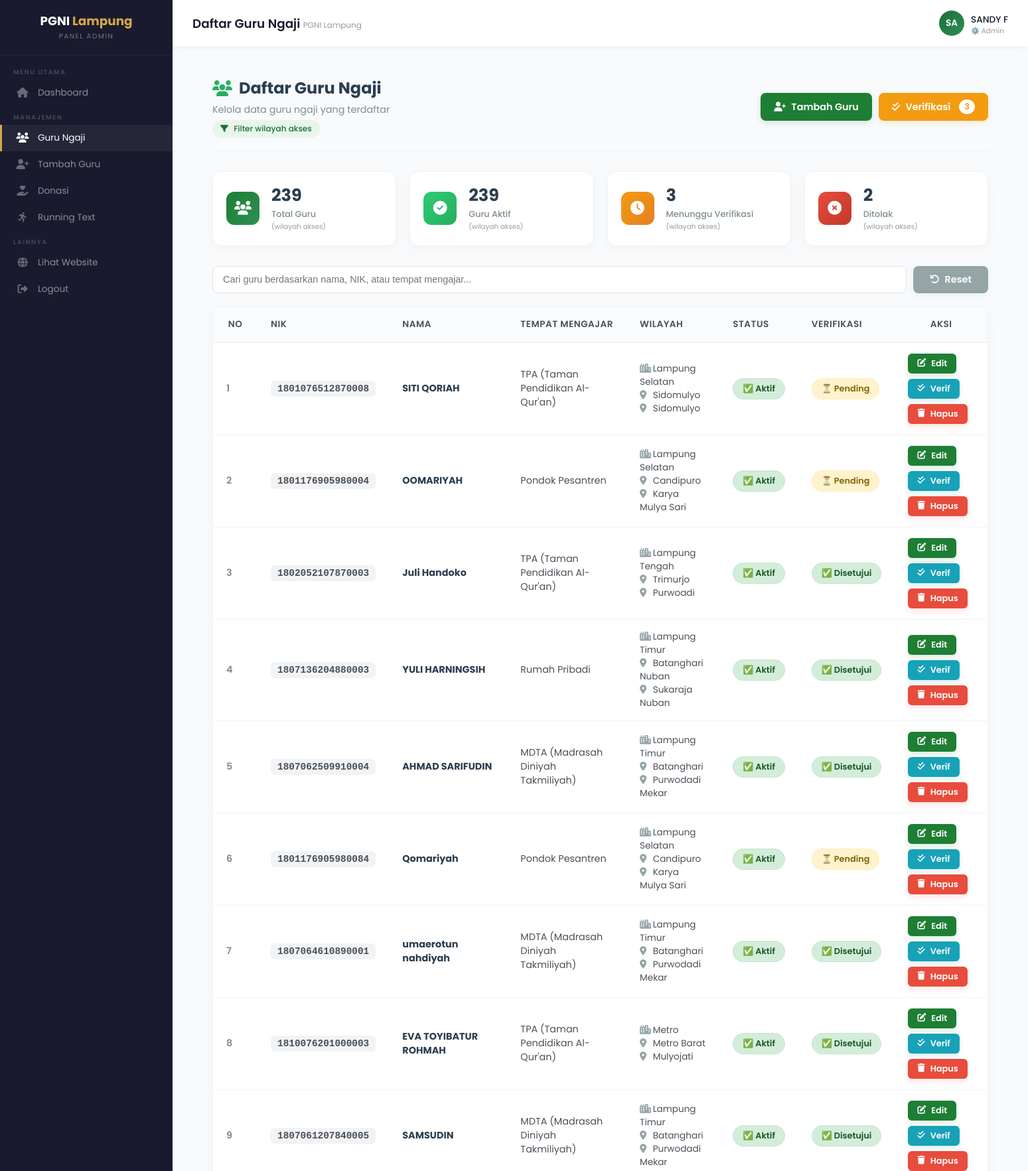
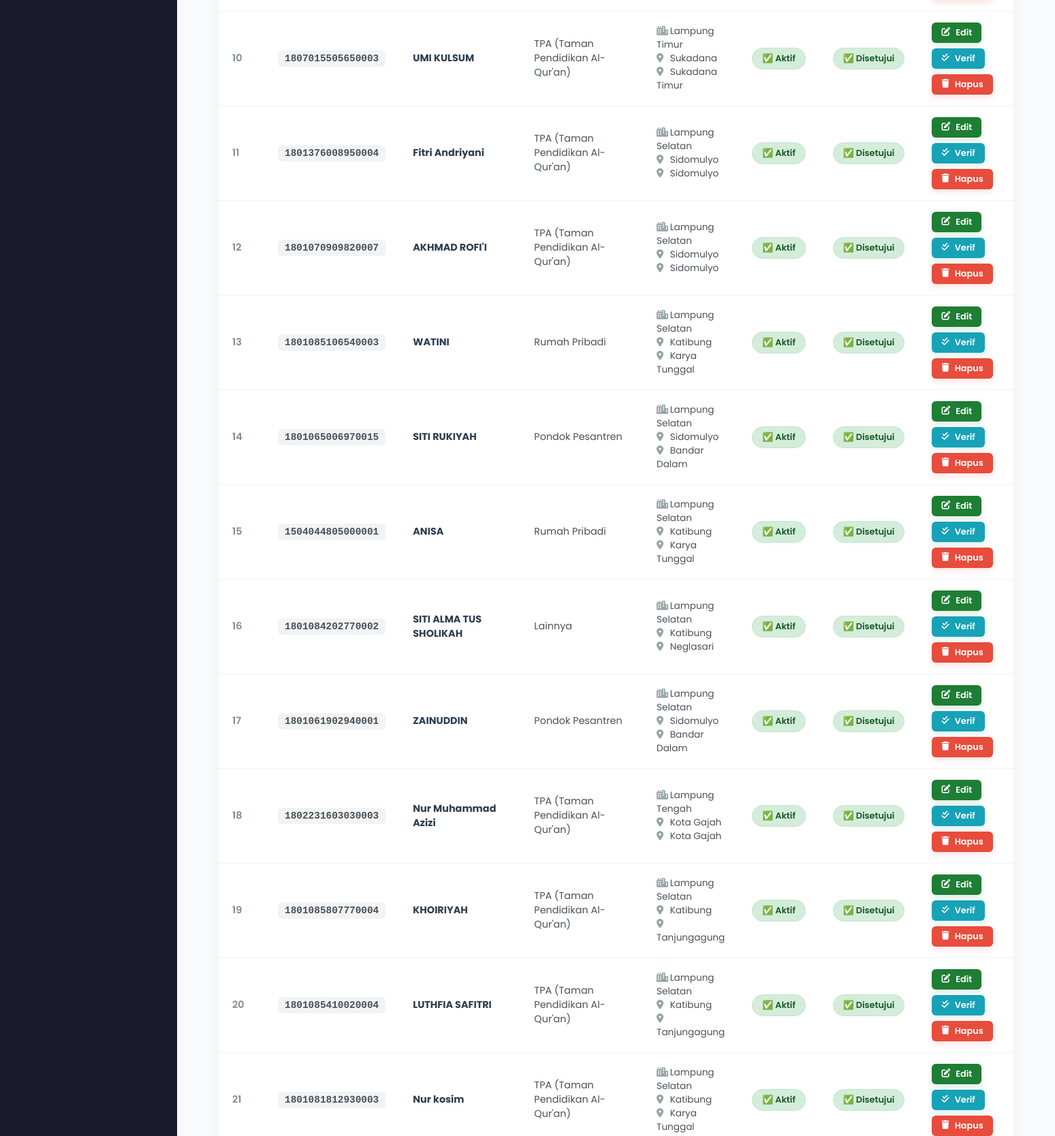
The page /admin/guru.php (signed in, upper part) on the database its author committed (2 pictures, top to bottom).
### tables this page shows
CREATE TABLE `guru_ngaji` (
  `id` int(11) NOT NULL AUTO_INCREMENT,
  `nik` varchar(20) NOT NULL,
  `nomor_kta` varchar(50) DEFAULT NULL COMMENT 'Nomor KTA khusus',
  `kta_berlaku_sampai` date DEFAULT NULL COMMENT 'Masa berlaku KTA',
  `kta_qr_code` varchar(255) DEFAULT NULL COMMENT 'Path QR Code KTA',
  `nama` varchar(100) NOT NULL,
  `nama_lengkap` varchar(100) DEFAULT NULL,
  `tempat_lahir` varchar(100) DEFAULT NULL,
  `tanggal_lahir` date DEFAULT NULL,
  `jenis_kelamin` enum('Laki-laki','Perempuan') DEFAULT NULL COMMENT 'Jenis kelamin',
  `status_perkawinan` enum('Belum Kawin','Kawin','Cerai') DEFAULT NULL COMMENT 'Status perkawinan',
  `jumlah_anak` tinyint(2) DEFAULT 0 COMMENT 'Jumlah anak',
  `agama` varchar(20) DEFAULT NULL COMMENT 'Agama',
  `no_telp` varchar(20) DEFAULT NULL,
  `facebook` varchar(100) DEFAULT NULL COMMENT 'Akun Facebook',
  `instagram` varchar(100) DEFAULT NULL COMMENT 'Akun Instagram',
  `whatsapp` varchar(20) DEFAULT NULL COMMENT 'Nomor WhatsApp',
  `email` varchar(100) DEFAULT NULL,
  `kontak_darurat_nama` varchar(100) DEFAULT NULL COMMENT 'Nama kontak darurat',
  `kontak_darurat_telp` varchar(20) DEFAULT NULL COMMENT 'Telepon kontak darurat',
  `tempat_mengajar` varchar(200) NOT NULL,
  `tempat_mengajar_detail` varchar(100) DEFAULT NULL,
  `jenis_profesi` varchar(50) DEFAULT NULL,
  `status_pekerjaan` varchar(50) DEFAULT NULL COMMENT 'Status pekerjaan',
  `mulai_mengajar` date DEFAULT NULL COMMENT 'Tanggal mulai mengajar',
  `sertifikasi` varchar(100) DEFAULT NULL COMMENT 'Sertifikasi yang dimiliki',
  `pendidikan_terakhir` varchar(50) DEFAULT NULL COMMENT 'Pendidikan terakhir',
  `jurusan` varchar(100) DEFAULT NULL COMMENT 'Jurusan/spesialisasi',
  `tahun_lulus` year(4) DEFAULT NULL COMMENT 'Tahun lulus pendidikan',
  `bank` varchar(50) DEFAULT NULL,
  `no_rekening` varchar(50) DEFAULT NULL,
  `foto_profil` varchar(255) DEFAULT NULL,
  `kabupaten_id` int(11) DEFAULT NULL,
  `kecamatan_id` int(11) DEFAULT NULL,
  `desa_id` int(11) DEFAULT NULL,
  `alamat` text DEFAULT NULL,
  `kode_pos` varchar(10) DEFAULT NULL COMMENT 'Kode pos',
  `ktp_file` varchar(255) DEFAULT NULL,
  `kk_file` varchar(255) DEFAULT NULL,
  `password` varchar(255) DEFAULT NULL COMMENT 'Password hash untuk login member',
  `status_verifikasi` enum('pending','disetujui','ditolak') DEFAULT 'pending',
  `verified_by` int(11) DEFAULT NULL COMMENT 'ID user yang memverifikasi',
  `verified_at` datetime DEFAULT NULL COMMENT 'Waktu verifikasi dilakukan',
  `catatan_verifikasi` text DEFAULT NULL COMMENT 'Catatan verifikasi admin',
  `alasan_ditolak` text DEFAULT NULL COMMENT 'Alasan penolakan verifikasi',
  `status` enum('aktif','nonaktif') DEFAULT 'aktif',
  `created_by` int(11) DEFAULT NULL,
  `created_at` timestamp NULL DEFAULT current_timestamp(),
  `updated_at` timestamp NULL DEFAULT current_timestamp() ON UPDATE current_timestamp(),
  `last_login` datetime DEFAULT NULL COMMENT 'Terakhir kali login',
  `provinsi` varchar(100) DEFAULT NULL,
  `kabupaten_kota` varchar(100) DEFAULT NULL,
  `kecamatan` varchar(100) DEFAULT NULL,
  `kelurahan_desa` varchar(100) DEFAULT NULL,
  `lama_mengajar` int(11) DEFAULT NULL,
  `nama_lembaga` varchar(255) DEFAULT NULL,
  `jenis_lembaga` int(11) DEFAULT NULL,
  `alamat_lembaga` varchar(255) DEFAULT NULL,
  PRIMARY KEY (`id`),
  UNIQUE KEY `nik` (`nik`),
  KEY `kabupaten_id` (`kabupaten_id`),
  KEY `kecamatan_id` (`kecamatan_id`),
  KEY `desa_id` (`desa_id`),
  KEY `created_by` (`created_by`)
);

CREATE TABLE `kabupaten` (
  `id` int(11) NOT NULL AUTO_INCREMENT,
  `provinsi_id` int(11) DEFAULT NULL,
  `nama` varchar(100) NOT NULL,
  `kode` varchar(10) DEFAULT NULL,
  `created_at` datetime DEFAULT current_timestamp(),
  PRIMARY KEY (`id`),
  KEY `provinsi_id` (`provinsi_id`)
);

CREATE TABLE `kecamatan` (
  `id` int(11) NOT NULL AUTO_INCREMENT,
  `kabupaten_id` int(11) DEFAULT NULL,
  `nama` varchar(100) NOT NULL,
  `kode` varchar(10) DEFAULT NULL,
  `created_at` datetime DEFAULT current_timestamp(),
  PRIMARY KEY (`id`),
  KEY `kabupaten_id` (`kabupaten_id`)
);

CREATE TABLE `desa` (
  `id` int(11) NOT NULL AUTO_INCREMENT,
  `kecamatan_id` int(11) DEFAULT NULL,
  `nama` varchar(100) NOT NULL,
  `kode` varchar(10) DEFAULT NULL,
  `created_at` datetime DEFAULT current_timestamp(),
  PRIMARY KEY (`id`),
  KEY `kecamatan_id` (`kecamatan_id`)
);

### admin/guru.php (the view, shortened to what the rows shown need)
<?php
$root_path = dirname(__DIR__);
require_once $root_path . '/include/functions.php';
$user_role = $_SESSION['role'] ?? 'admin';
$is_super_admin = ($user_role === 'super_admin');
$is_admin = ($user_role === 'admin');
$user_wilayah = [
    'akses_semua' => 0,
    'kabupaten' => [],
    'kecamatan' => [],
    'desa' => []
];
if ($is_super_admin) {
    $user_wilayah['akses_semua'] = 1;
}
elseif ($is_admin) {
    $user_id = $_SESSION['user_id'];
    $query_wilayah = "SELECT * FROM user_wilayah_akses WHERE user_id = $user_id";
    $result_wilayah = mysqli_query($conn, $query_wilayah);
    if ($result_wilayah) {
        while ($row = mysqli_fetch_assoc($result_wilayah)) {
            if ($row['kabupaten_id']) {
                $user_wilayah['kabupaten'][] = $row['kabupaten_id'];
            }
            if ($row['kecamatan_id']) {
                $user_wilayah['kecamatan'][] = $row['kecamatan_id'];
            }
            if ($row['desa_id']) {
                $user_wilayah['desa'][] = $row['desa_id'];
            }
        }
    }
}
function buildGuruFilter($user_wilayah) {
    $conditions = [];
    if (!empty($user_wilayah['kecamatan'])) {
        $kec_ids = implode(',', array_map('intval', $user_wilayah['kecamatan']));
        $conditions[] = "g.kecamatan_id IN ($kec_ids)";
    }
    if (!empty($user_wilayah['kabupaten'])) {
        $kab_ids = implode(',', array_map('intval', $user_wilayah['kabupaten']));
        $conditions[] = "g.kabupaten_id IN ($kab_ids)";
    }
    if (!empty($user_wilayah['desa'])) {
        $desa_ids = implode(',', array_map('intval', $user_wilayah['desa']));
        $conditions[] = "g.desa_id IN ($desa_ids)";
    }
    if (!empty($conditions)) {
        return 'WHERE (' . implode(' OR ', $conditions) . ')';
    }
    return 'WHERE 1=0';
}
$filter_condition = buildGuruFilter($user_wilayah);
if (empty($filter_condition)) {
    $query = "SELECT g.*,
                     k.nama as kecamatan_nama,
                     kab.nama as kabupaten_nama,
                     d.nama as desa_nama
              FROM guru_ngaji g
              LEFT JOIN kecamatan k ON g.kecamatan_id = k.id
              LEFT JOIN kabupaten kab ON g.kabupaten_id = kab.id
              LEFT JOIN desa d ON g.desa_id = d.id
              ORDER BY g.created_at DESC";
} else {
    $filter_clean = str_replace('WHERE ', '', $filter_condition);
    $query = "SELECT g.*,
                     k.nama as kecamatan_nama,
                     kab.nama as kabupaten_nama,
                     d.nama as desa_nama
              FROM guru_ngaji g
              LEFT JOIN kecamatan k ON g.kecamatan_id = k.id
              LEFT JOIN kabupaten kab ON g.kabupaten_id = kab.id
              LEFT JOIN desa d ON g.desa_id = d.id
              WHERE $filter_clean
              ORDER BY g.created_at DESC";
}
$result = mysqli_query($conn, $query);
include 'include/admin_header.php';
?>
<!DOCTYPE html>
<html lang="id">
<head>
    <link rel="stylesheet" href="https://cdnjs.cloudflare.com/ajax/libs/font-awesome/6.4.0/css/all.min.css">
</head>
<body>
<div class="container-fluid" style="padding: 20px 30px;">
    <div class="page-header">
        <div class="page-header-left">
            <h2><i class="fas fa-users"></i> Daftar Guru Ngaji</h2>
        </div>
    </div>
    <div class="table-wrapper">
        <div class="table-responsive">
            <table class="table" id="guruTable">
                <thead>
                    <tr>
                        <th style="width: 60px; text-align: center;">No</th>
                        <th>NIK</th>
                        <th>Nama</th>
                        <th>Tempat Mengajar</th>
                        <th>Wilayah</th>
                        <th>Status</th>
                        <th>Verifikasi</th>
                        <th style="text-align: center; width: 240px;">Aksi</th>
                    </tr>
                </thead>
                <tbody>
                    <?php if ($result && mysqli_num_rows($result) > 0): ?>
                        <?php
                        mysqli_data_seek($result, 0);
                        $no = 1;
                        while ($row = mysqli_fetch_assoc($result)):
                        ?>
                            <tr>
                                <td data-label="No" style="font-weight: 600; color: #7f8c8d;"><?php echo $no++; ?></td>
                                <td data-label="NIK">
                                    <span style="background: #f1f3f5; padding: 4px 10px; border-radius: 6px; font-family: monospace; font-weight: 600;">
                                        <?php echo htmlspecialchars($row['nik']); ?>
                                    </span>
                                </td>
                                <td data-label="Nama">
                                    <strong style="color: #2c3e50;"><?php echo htmlspecialchars($row['nama']); ?></strong>
                                </td>
                                <td data-label="Tempat Mengajar">
                                    <?php echo htmlspecialchars($row['tempat_mengajar']); ?>
                                </td>
                                <td data-label="Wilayah">
                                    <div style="font-size: 0.85rem;">
                                        <?php if ($row['kabupaten_nama']): ?>
                                            <div><i class="fas fa-city" style="color: #95a5a6; width: 16px;"></i> <?php echo htmlspecialchars($row['kabupaten_nama']); ?></div>
                                        <?php endif; ?>
                                        <?php if ($row['kecamatan_nama']): ?>
                                            <div><i class="fas fa-map-marker-alt" style="color: #95a5a6; width: 16px;"></i> <?php echo htmlspecialchars($row['kecamatan_nama']); ?></div>
                                        <?php endif; ?>
                                        <?php if ($row['desa_nama']): ?>
                                            <div><i class="fas fa-location-dot" style="color: #95a5a6; width: 16px;"></i> <?php echo htmlspecialchars($row['desa_nama']); ?></div>
                                        <?php endif; ?>
                                    </div>
                                </td>
                                <td data-label="Status">
                                    <span class="status-badge <?php echo $row['status']; ?>">
                                        <?php
                                            switch($row['status']) {
                                                case 'aktif': echo '✅ Aktif'; break;
                                            }
                                        ?>
                                    </span>
                                </td>
                                <td data-label="Verifikasi">
                                    <span class="status-badge <?php echo $row['status_verifikasi']; ?>">
                                        <?php
                                            switch($row['status_verifikasi']) {
                                                case 'pending': echo '⏳ Pending'; break;
                                                case 'disetujui': echo '✅ Disetujui'; break;
                                                case 'ditolak': echo '❌ Ditolak'; break;
                                            }
                                        ?>
                                    </span>
                                </td>
                                <td data-label="Aksi">
                                    <div class="action-buttons">
                                        <a href="guru_edit.php?id=<?php echo $row['id']; ?>" class="btn btn-sm btn-primary" title="Edit">
                                            <i class="fas fa-edit"></i> Edit
                                        </a>
                                        <?php if ($is_admin || $is_super_admin): ?>
                                            <a href="guru_verifikasi.php?id=<?php echo $row['id']; ?>" class="btn btn-sm btn-info" title="Verifikasi">
                                                <i class="fas fa-check-double"></i> Verif
                                            </a>
                                        <?php endif; ?>
                                        <a href="guru_hapus.php?id=<?php echo $row['id']; ?>" class="btn btn-sm btn-danger" title="Hapus" onclick="return confirm('Yakin ingin menghapus data ini?')">
                                            <i class="fas fa-trash"></i> Hapus
                                        </a>
                                    </div>
                                </td>
                            </tr>
                        <?php endwhile; ?>
                    <?php endif; ?>
                </tbody>
            </table>
        </div>
    </div>
</div>
<?php include 'include/admin_footer.php'; ?>
</body>
</html>

### rows shown on the page
guru_ngaji: nik "1801076512870008", nama "SITI QORIAH", tempat_mengajar "TPA (Taman Pendidikan Al-Qur'an)", kabupaten.nama "Lampung Selatan", kecamatan.nama "Sidomulyo", desa.nama "Sidomulyo", status "✅ Aktif", status_verifikasi "⏳ Pending"
guru_ngaji: nik "1801176905980004", nama "OOMARIYAH", tempat_mengajar "Pondok Pesantren", kabupaten.nama "Lampung Selatan", kecamatan.nama "Candipuro", desa.nama "Karya Mulya Sari", status "✅ Aktif", status_verifikasi "⏳ Pending"
guru_ngaji: nik "1802052107870003", nama "Juli Handoko", tempat_mengajar "TPA (Taman Pendidikan Al-Qur'an)", kabupaten.nama "Lampung Tengah", kecamatan.nama "Trimurjo", desa.nama "Purwoadi", status "✅ Aktif", status_verifikasi "✅ Disetujui"
guru_ngaji: nik "1807136204880003", nama "YULI HARNINGSIH", tempat_mengajar "Rumah Pribadi", kabupaten.nama "Lampung Timur", kecamatan.nama "Batanghari Nuban", desa.nama "Sukaraja Nuban", status "✅ Aktif", status_verifikasi "✅ Disetujui"
guru_ngaji: nik "1807062509910004", nama "AHMAD SARIFUDIN", tempat_mengajar "MDTA (Madrasah Diniyah Takmiliyah)", kabupaten.nama "Lampung Timur", kecamatan.nama "Batanghari", desa.nama "Purwodadi Mekar", status "✅ Aktif", status_verifikasi "✅ Disetujui"
guru_ngaji: nik "1801176905980084", nama "Qomariyah", tempat_mengajar "Pondok Pesantren", kabupaten.nama "Lampung Selatan", kecamatan.nama "Candipuro", desa.nama "Karya Mulya Sari", status "✅ Aktif", status_verifikasi "⏳ Pending"
guru_ngaji: nik "1807064610890001", nama "umaerotun nahdiyah", tempat_mengajar "MDTA (Madrasah Diniyah Takmiliyah)", kabupaten.nama "Lampung Timur", kecamatan.nama "Batanghari", desa.nama "Purwodadi Mekar", status "✅ Aktif", status_verifikasi "✅ Disetujui"
guru_ngaji: nik "1810076201000003", nama "EVA TOYIBATUR ROHMAH", tempat_mengajar "TPA (Taman Pendidikan Al-Qur'an)", kabupaten.nama "Metro", kecamatan.nama "Metro Barat", desa.nama "Mulyojati", status "✅ Aktif", status_verifikasi "✅ Disetujui"
guru_ngaji: nik "1807061207840005", nama "SAMSUDIN", tempat_mengajar "MDTA (Madrasah Diniyah Takmiliyah)", kabupaten.nama "Lampung Timur", kecamatan.nama "Batanghari", desa.nama "Purwodadi Mekar", status "✅ Aktif", status_verifikasi "✅ Disetujui"
guru_ngaji: nik "1807015505650003", nama "UMI KULSUM", tempat_mengajar "TPA (Taman Pendidikan Al-Qur'an)", kabupaten.nama "Lampung Timur", kecamatan.nama "Sukadana", desa.nama "Sukadana Timur", status "✅ Aktif", status_verifikasi "✅ Disetujui"
guru_ngaji: nik "1801376008950004", nama "Fitri Andriyani", tempat_mengajar "TPA (Taman Pendidikan Al-Qur'an)", kabupaten.nama "Lampung Selatan", kecamatan.nama "Sidomulyo", desa.nama "Sidomulyo", status "✅ Aktif", status_verifikasi "✅ Disetujui"
guru_ngaji: nik "1801070909820007", nama "AKHMAD ROFI'I", tempat_mengajar "TPA (Taman Pendidikan Al-Qur'an)", kabupaten.nama "Lampung Selatan", kecamatan.nama "Sidomulyo", desa.nama "Sidomulyo", status "✅ Aktif", status_verifikasi "✅ Disetujui"
guru_ngaji: nik "1801085106540003", nama "WATINI", tempat_mengajar "Rumah Pribadi", kabupaten.nama "Lampung Selatan", kecamatan.nama "Katibung", desa.nama "Karya Tunggal", status "✅ Aktif", status_verifikasi "✅ Disetujui"
guru_ngaji: nik "1801065006970015", nama "SITI RUKIYAH", tempat_mengajar "Pondok Pesantren", kabupaten.nama "Lampung Selatan", kecamatan.nama "Sidomulyo", desa.nama "Bandar Dalam", status "✅ Aktif", status_verifikasi "✅ Disetujui"
guru_ngaji: nik "1504044805000001", nama "ANISA", tempat_mengajar "Rumah Pribadi", kabupaten.nama "Lampung Selatan", kecamatan.nama "Katibung", desa.nama "Karya Tunggal", status "✅ Aktif", status_verifikasi "✅ Disetujui"
guru_ngaji: nik "1801084202770002", nama "SITI ALMA TUS SHOLIKAH", tempat_mengajar "Lainnya", kabupaten.nama "Lampung Selatan", kecamatan.nama "Katibung", desa.nama "Neglasari", status "✅ Aktif", status_verifikasi "✅ Disetujui"
guru_ngaji: nik "1801061902940001", nama "ZAINUDDIN", tempat_mengajar "Pondok Pesantren", kabupaten.nama "Lampung Selatan", kecamatan.nama "Sidomulyo", desa.nama "Bandar Dalam", status "✅ Aktif", status_verifikasi "✅ Disetujui"
guru_ngaji: nik "1802231603030003", nama "Nur Muhammad Azizi", tempat_mengajar "TPA (Taman Pendidikan Al-Qur'an)", kabupaten.nama "Lampung Tengah", kecamatan.nama "Kota Gajah", desa.nama "Kota Gajah", status "✅ Aktif", status_verifikasi "✅ Disetujui"
guru_ngaji: nik "1801085807770004", nama "KHOIRIYAH", tempat_mengajar "TPA (Taman Pendidikan Al-Qur'an)", kabupaten.nama "Lampung Selatan", kecamatan.nama "Katibung", desa.nama "Tanjungagung", status "✅ Aktif", status_verifikasi "✅ Disetujui"
guru_ngaji: nik "1801085410020004", nama "LUTHFIA SAFITRI", tempat_mengajar "TPA (Taman Pendidikan Al-Qur'an)", kabupaten.nama "Lampung Selatan", kecamatan.nama "Katibung", desa.nama "Tanjungagung", status "✅ Aktif", status_verifikasi "✅ Disetujui"
guru_ngaji: nik "1801081812930003", nama "Nur kosim", tempat_mengajar "TPA (Taman Pendidikan Al-Qur'an)", kabupaten.nama "Lampung Selatan", kecamatan.nama "Katibung", desa.nama "Karya Tunggal", status "✅ Aktif", status_verifikasi "✅ Disetujui"

### other values the page prints
$title "Daftar Guru Ngaji"
substr($_SESSION['nama_lengkap'] ?? 'A', 0, 2) "SA"
$_SESSION['nama_lengkap'] "SANDY F"
$role_display[$_SESSION['role'] ?? 'admin'] "⚙️ Admin"
$total_pending "3"
$total_guru "239"
$total_aktif "239"
$total_ditolak "2"
